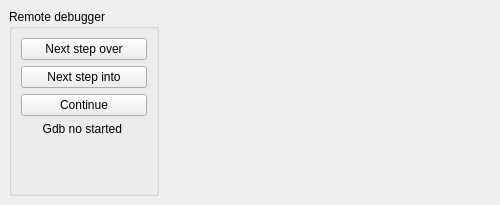
<ui version="4.0" >
 <author>Xiantia</author>
 <class>UIdebuger</class>
 <widget class="QFrame" name="UIdebuger" >
  <property name="geometry" >
   <rect>
    <x>0</x>
    <y>0</y>
    <width>500</width>
    <height>205</height>
   </rect>
  </property>
  <property name="sizePolicy" >
   <sizepolicy>
    <hsizetype>0</hsizetype>
    <vsizetype>13</vsizetype>
    <horstretch>0</horstretch>
    <verstretch>0</verstretch>
   </sizepolicy>
  </property>
  <property name="mouseTracking" >
   <bool>true</bool>
  </property>
  <property name="windowTitle" >
   <string>Debuger</string>
  </property>
  <property name="windowIcon" >
   <iconset/>
  </property>
  <layout class="QGridLayout" >
   <property name="margin" >
    <number>9</number>
   </property>
   <property name="spacing" >
    <number>6</number>
   </property>
   <item row="0" column="0" >
    <layout class="QHBoxLayout" >
     <property name="margin" >
      <number>0</number>
     </property>
     <property name="spacing" >
      <number>6</number>
     </property>
     <item>
      <widget class="QGroupBox" name="groupBox" >
       <property name="sizePolicy" >
        <sizepolicy>
         <hsizetype>1</hsizetype>
         <vsizetype>13</vsizetype>
         <horstretch>0</horstretch>
         <verstretch>0</verstretch>
        </sizepolicy>
       </property>
       <property name="minimumSize" >
        <size>
         <width>150</width>
         <height>16</height>
        </size>
       </property>
       <property name="title" >
        <string>Remote debugger</string>
       </property>
       <layout class="QGridLayout" >
        <property name="margin" >
         <number>9</number>
        </property>
        <property name="spacing" >
         <number>6</number>
        </property>
        <item row="0" column="0" >
         <layout class="QVBoxLayout" >
          <property name="margin" >
           <number>0</number>
          </property>
          <property name="spacing" >
           <number>6</number>
          </property>
          <item>
           <widget class="QPushButton" name="butonNextStepOver" >
            <property name="text" >
             <string>Next step over</string>
            </property>
            <property name="icon" >
             <iconset resource="../resources/resources.qrc" >:/Icons/Icons/debugger/hi22-action-pgmnext.png</iconset>
            </property>
           </widget>
          </item>
          <item>
           <widget class="QPushButton" name="butonNextStepInto" >
            <property name="text" >
             <string>Next step into</string>
            </property>
            <property name="icon" >
             <iconset resource="../resources/resources.qrc" >:/Icons/Icons/debugger/hi22-action-pgmstep.png</iconset>
            </property>
           </widget>
          </item>
          <item>
           <widget class="QPushButton" name="butonContinue" >
            <property name="text" >
             <string>Continue</string>
            </property>
            <property name="icon" >
             <iconset resource="../resources/resources.qrc" >:/Icons/Icons/debugger/hi22-action-pgmrun.png</iconset>
            </property>
           </widget>
          </item>
          <item>
           <widget class="QLabel" name="gdbWorking" >
            <property name="autoFillBackground" >
             <bool>false</bool>
            </property>
            <property name="frameShape" >
             <enum>QFrame::NoFrame</enum>
            </property>
            <property name="lineWidth" >
             <number>1</number>
            </property>
            <property name="text" >
             <string>Gdb no started </string>
            </property>
            <property name="scaledContents" >
             <bool>false</bool>
            </property>
            <property name="alignment" >
             <set>Qt::AlignCenter</set>
            </property>
           </widget>
          </item>
          <item>
           <spacer>
            <property name="orientation" >
             <enum>Qt::Vertical</enum>
            </property>
            <property name="sizeHint" >
             <size>
              <width>20</width>
              <height>40</height>
             </size>
            </property>
           </spacer>
          </item>
         </layout>
        </item>
       </layout>
      </widget>
     </item>
     <item>
      <widget class="QStackedWidget" name="stackedWidget" >
       <property name="sizePolicy" >
        <sizepolicy>
         <hsizetype>1</hsizetype>
         <vsizetype>13</vsizetype>
         <horstretch>0</horstretch>
         <verstretch>0</verstretch>
        </sizepolicy>
       </property>
       <widget class="QWidget" name="page_2" >
        <property name="sizePolicy" >
         <sizepolicy>
          <hsizetype>1</hsizetype>
          <vsizetype>13</vsizetype>
          <horstretch>0</horstretch>
          <verstretch>0</verstretch>
         </sizepolicy>
        </property>
       </widget>
      </widget>
     </item>
    </layout>
   </item>
  </layout>
 </widget>
 <resources>
  <include location="../../../../../svn/monkeystudio/trunk/2006.1.6.0-d-1.0.1/monkey/src/ide/src/resources/resources.qrc" />
  <include location="../../../../../svn/monkeystudio/trunk/2006.1.6.0-d-1.0.1/monkey/src/resources/resources.qrc" />
  <include location="../resources/resources.qrc" />
 </resources>
 <connections/>
</ui>
